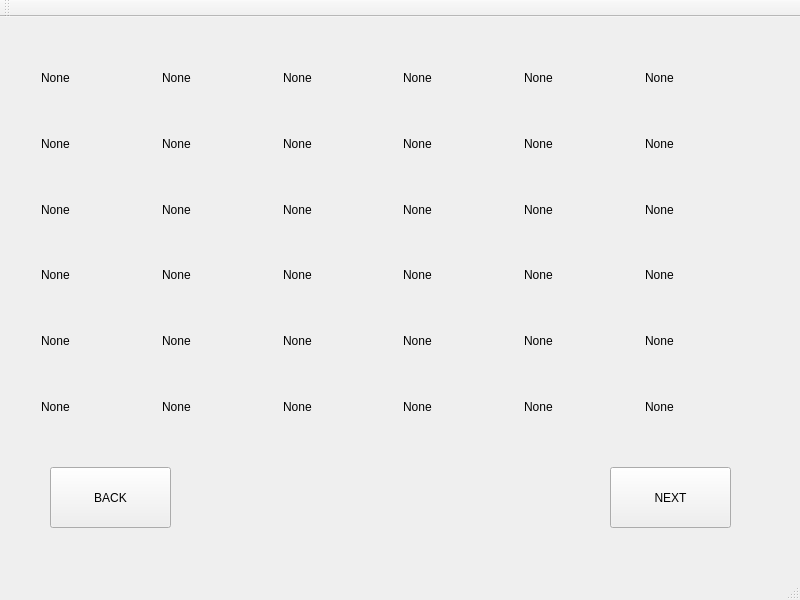
<?xml version="1.0" encoding="UTF-8"?>
<ui version="4.0">
 <class>MainWindow</class>
 <widget class="QMainWindow" name="MainWindow">
  <property name="geometry">
   <rect>
    <x>0</x>
    <y>0</y>
    <width>800</width>
    <height>600</height>
   </rect>
  </property>
  <property name="minimumSize">
   <size>
    <width>800</width>
    <height>600</height>
   </size>
  </property>
  <property name="maximumSize">
   <size>
    <width>800</width>
    <height>600</height>
   </size>
  </property>
  <property name="windowTitle">
   <string>Vocaloid</string>
  </property>
  <widget class="QWidget" name="centralWidget">
   <widget class="QPushButton" name="back2Button">
    <property name="geometry">
     <rect>
      <x>50</x>
      <y>450</y>
      <width>121</width>
      <height>61</height>
     </rect>
    </property>
    <property name="styleSheet">
     <string notr="true">font: 36pt &quot;ProFont for Powerline&quot;;</string>
    </property>
    <property name="text">
     <string>BACK</string>
    </property>
   </widget>
   <widget class="QPushButton" name="next2Button">
    <property name="geometry">
     <rect>
      <x>610</x>
      <y>450</y>
      <width>121</width>
      <height>61</height>
     </rect>
    </property>
    <property name="styleSheet">
     <string notr="true">font: 36pt &quot;ProFont for Powerline&quot;;</string>
    </property>
    <property name="text">
     <string>NEXT</string>
    </property>
   </widget>
   <widget class="QWidget" name="gridLayoutWidget">
    <property name="geometry">
     <rect>
      <x>30</x>
      <y>20</y>
      <width>741</width>
      <height>411</height>
     </rect>
    </property>
    <layout class="QGridLayout" name="gridLayout">
     <item row="1" column="1">
      <widget class="QLabel" name="label_7">
       <property name="text">
        <string>None</string>
       </property>
      </widget>
     </item>
     <item row="3" column="2">
      <widget class="QLabel" name="label_20">
       <property name="text">
        <string>None</string>
       </property>
      </widget>
     </item>
     <item row="1" column="3">
      <widget class="QLabel" name="label_9">
       <property name="text">
        <string>None</string>
       </property>
      </widget>
     </item>
     <item row="0" column="5">
      <widget class="QLabel" name="label_5">
       <property name="text">
        <string>None</string>
       </property>
      </widget>
     </item>
     <item row="0" column="1">
      <widget class="QLabel" name="label_1">
       <property name="text">
        <string>None</string>
       </property>
      </widget>
     </item>
     <item row="3" column="1">
      <widget class="QLabel" name="label_19">
       <property name="text">
        <string>None</string>
       </property>
      </widget>
     </item>
     <item row="3" column="0">
      <widget class="QLabel" name="label_18">
       <property name="text">
        <string>None</string>
       </property>
      </widget>
     </item>
     <item row="2" column="3">
      <widget class="QLabel" name="label_15">
       <property name="text">
        <string>None</string>
       </property>
      </widget>
     </item>
     <item row="1" column="2">
      <widget class="QLabel" name="label_8">
       <property name="text">
        <string>None</string>
       </property>
      </widget>
     </item>
     <item row="0" column="2">
      <widget class="QLabel" name="label_2">
       <property name="text">
        <string>None</string>
       </property>
      </widget>
     </item>
     <item row="0" column="3">
      <widget class="QLabel" name="label_3">
       <property name="text">
        <string>None</string>
       </property>
      </widget>
     </item>
     <item row="1" column="5">
      <widget class="QLabel" name="label_11">
       <property name="text">
        <string>None</string>
       </property>
      </widget>
     </item>
     <item row="2" column="4">
      <widget class="QLabel" name="label_16">
       <property name="text">
        <string>None</string>
       </property>
      </widget>
     </item>
     <item row="3" column="5">
      <widget class="QLabel" name="label_23">
       <property name="text">
        <string>None</string>
       </property>
      </widget>
     </item>
     <item row="2" column="5">
      <widget class="QLabel" name="label_17">
       <property name="text">
        <string>None</string>
       </property>
      </widget>
     </item>
     <item row="0" column="0">
      <widget class="QLabel" name="label_0">
       <property name="layoutDirection">
        <enum>Qt::LeftToRight</enum>
       </property>
       <property name="text">
        <string>None</string>
       </property>
      </widget>
     </item>
     <item row="2" column="0">
      <widget class="QLabel" name="label_12">
       <property name="text">
        <string>None</string>
       </property>
      </widget>
     </item>
     <item row="1" column="4">
      <widget class="QLabel" name="label_10">
       <property name="text">
        <string>None</string>
       </property>
      </widget>
     </item>
     <item row="3" column="3">
      <widget class="QLabel" name="label_21">
       <property name="text">
        <string>None</string>
       </property>
      </widget>
     </item>
     <item row="3" column="4">
      <widget class="QLabel" name="label_22">
       <property name="text">
        <string>None</string>
       </property>
      </widget>
     </item>
     <item row="2" column="1">
      <widget class="QLabel" name="label_13">
       <property name="text">
        <string>None</string>
       </property>
      </widget>
     </item>
     <item row="0" column="4">
      <widget class="QLabel" name="label_4">
       <property name="text">
        <string>None</string>
       </property>
      </widget>
     </item>
     <item row="1" column="0">
      <widget class="QLabel" name="label_6">
       <property name="text">
        <string>None</string>
       </property>
      </widget>
     </item>
     <item row="2" column="2">
      <widget class="QLabel" name="label_14">
       <property name="text">
        <string>None</string>
       </property>
      </widget>
     </item>
     <item row="4" column="0">
      <widget class="QLabel" name="label_24">
       <property name="text">
        <string>None</string>
       </property>
      </widget>
     </item>
     <item row="5" column="0">
      <widget class="QLabel" name="label_30">
       <property name="text">
        <string>None</string>
       </property>
      </widget>
     </item>
     <item row="4" column="1">
      <widget class="QLabel" name="label_25">
       <property name="text">
        <string>None</string>
       </property>
      </widget>
     </item>
     <item row="5" column="1">
      <widget class="QLabel" name="label_31">
       <property name="text">
        <string>None</string>
       </property>
      </widget>
     </item>
     <item row="4" column="2">
      <widget class="QLabel" name="label_26">
       <property name="text">
        <string>None</string>
       </property>
      </widget>
     </item>
     <item row="4" column="3">
      <widget class="QLabel" name="label_27">
       <property name="text">
        <string>None</string>
       </property>
      </widget>
     </item>
     <item row="4" column="4">
      <widget class="QLabel" name="label_28">
       <property name="text">
        <string>None</string>
       </property>
      </widget>
     </item>
     <item row="4" column="5">
      <widget class="QLabel" name="label_29">
       <property name="text">
        <string>None</string>
       </property>
      </widget>
     </item>
     <item row="5" column="2">
      <widget class="QLabel" name="label_32">
       <property name="text">
        <string>None</string>
       </property>
      </widget>
     </item>
     <item row="5" column="3">
      <widget class="QLabel" name="label_33">
       <property name="text">
        <string>None</string>
       </property>
      </widget>
     </item>
     <item row="5" column="4">
      <widget class="QLabel" name="label_34">
       <property name="text">
        <string>None</string>
       </property>
      </widget>
     </item>
     <item row="5" column="5">
      <widget class="QLabel" name="label_35">
       <property name="text">
        <string>None</string>
       </property>
      </widget>
     </item>
    </layout>
   </widget>
  </widget>
  <widget class="QMenuBar" name="menuBar">
   <property name="geometry">
    <rect>
     <x>0</x>
     <y>0</y>
     <width>800</width>
     <height>22</height>
    </rect>
   </property>
  </widget>
  <widget class="QToolBar" name="mainToolBar">
   <attribute name="toolBarArea">
    <enum>TopToolBarArea</enum>
   </attribute>
   <attribute name="toolBarBreak">
    <bool>false</bool>
   </attribute>
  </widget>
  <widget class="QStatusBar" name="statusBar"/>
 </widget>
 <layoutdefault spacing="6" margin="11"/>
 <resources/>
 <connections/>
</ui>
